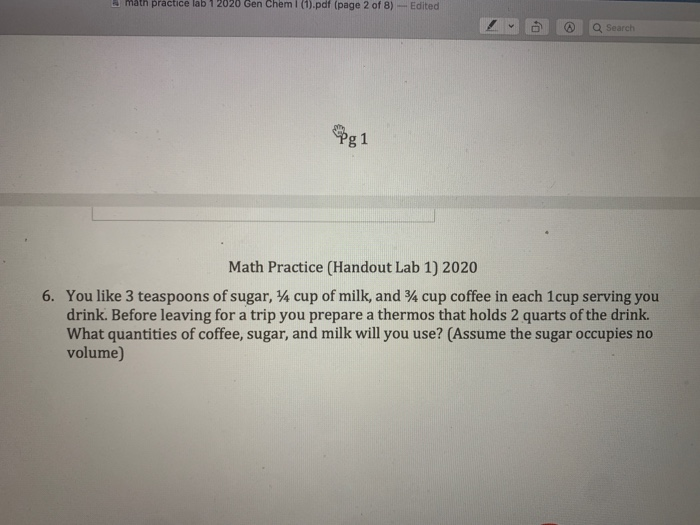
#> input picture image.png, 700 x 525 px
$ python text.py
#> lines starting #> are read from the running program, lines starting #| are printed output that depends on the picture
import cv2
import numpy as np
import pytesseract
pytesseract.pytesseract.tesseract_cmd = r"C:\Program Files\Tesseract-OCR\tesseract.exe"
img = cv2.imread("image.png")
#> img is the input picture: shape (525, 700, 3); mean B, G, R 149.1, 156.4, 159.8
img = cv2.resize(img,None, fx = 0.9, fy = 0.8)
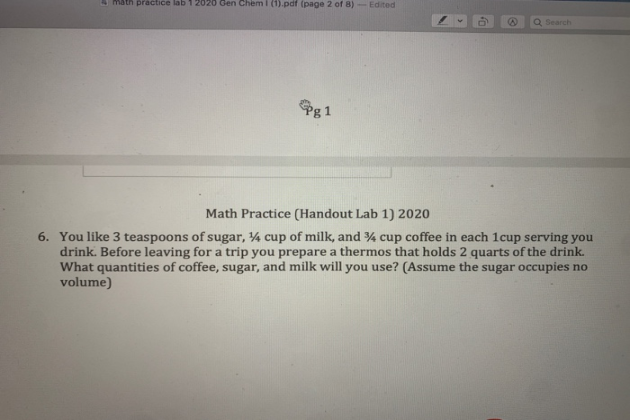
#> img: shape (420, 630, 3); mean B, G, R 149, 156.3, 159.7
gray = cv2.cvtColor(img,cv2.COLOR_BGRA2GRAY)
thresh = cv2.adaptiveThreshold(gray, 255,
	cv2.ADAPTIVE_THRESH_GAUSSIAN_C, cv2.THRESH_BINARY_INV, 21, 10)
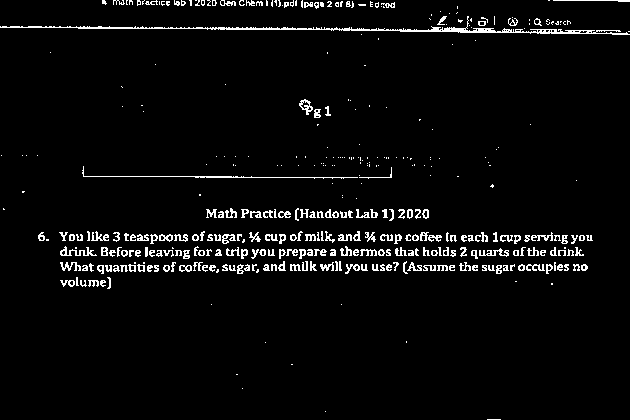
#> thresh: shape (420, 630); 4% white in thin lines or dots
#> (the run stopped early here; a loop or call above may not have finished)
